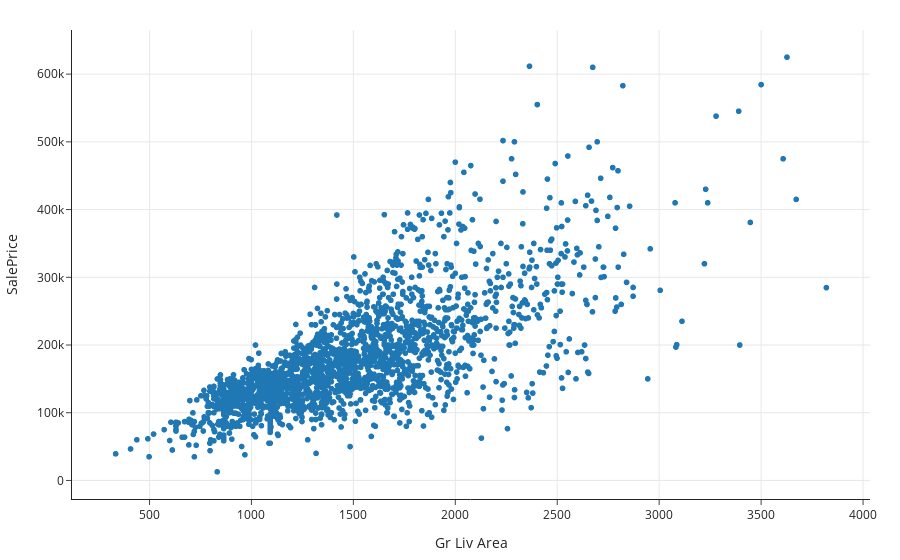

The code cell stored with this chart in its notebook:
### Markdown cell above
In the cell below, draw a scatter plot of `'SalePrice'` vs. `'Gr Liv Area'` (which represents square footage, not including the basement).

### Code cell
px.scatter(houses_training, x='Gr Liv Area', y='SalePrice')

### Figure 1 — Plotly figure (JSON) as saved in the notebook; plotly's stock layout.template omitted (floating-point values rounded to 4 significant figures; data arrays with more than 128 entries replaced by an {"elided": "..."} marker saying what was removed)
{"data": [{"hovertemplate": "Gr Liv Area=%{x}<br>SalePrice=%{y}<extra></extra>", "legendgroup": "", "marker": {"color": "#1F77B4", "symbol": "circle"}, "mode": "markers", "name": "", "showlegend": false, "type": "scattergl", "x": {"elided": "2193 int values"}, "xaxis": "x", "y": {"elided": "2193 int values"}, "yaxis": "y"}], "layout": {"legend": {"tracegroupgap": 0}, "xaxis": {"anchor": "y", "domain": [0, 1], "title": {"text": "Gr Liv Area"}}, "yaxis": {"anchor": "x", "domain": [0, 1], "title": {"text": "SalePrice"}}}}
